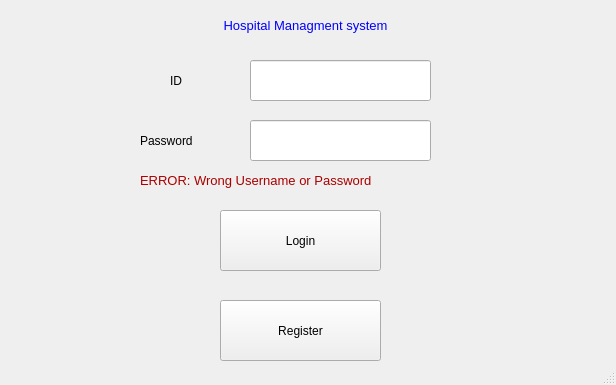
<?xml version="1.0" encoding="UTF-8"?>
<ui version="4.0">
 <class>mainWindow</class>
 <widget class="QMainWindow" name="mainWindow">
  <property name="geometry">
   <rect>
    <x>0</x>
    <y>0</y>
    <width>616</width>
    <height>385</height>
   </rect>
  </property>
  <property name="windowTitle">
   <string>MainWindow</string>
  </property>
  <widget class="QWidget" name="centralwidget">
   <widget class="QLabel" name="id">
    <property name="geometry">
     <rect>
      <x>170</x>
      <y>50</y>
      <width>51</width>
      <height>61</height>
     </rect>
    </property>
    <property name="text">
     <string>ID</string>
    </property>
   </widget>
   <widget class="QLabel" name="passWord">
    <property name="geometry">
     <rect>
      <x>140</x>
      <y>110</y>
      <width>111</width>
      <height>61</height>
     </rect>
    </property>
    <property name="text">
     <string>Password</string>
    </property>
   </widget>
   <widget class="QLabel" name="welcome">
    <property name="geometry">
     <rect>
      <x>70</x>
      <y>10</y>
      <width>471</width>
      <height>31</height>
     </rect>
    </property>
    <property name="styleSheet">
     <string notr="true">QLabel{
background: white
color: blue
}</string>
    </property>
    <property name="text">
     <string>&lt;html&gt;&lt;head/&gt;&lt;body&gt;&lt;p&gt;&lt;span style=&quot; font-size:10pt; color:#0000ff;&quot;&gt;Hospital Managment system&lt;/span&gt;&lt;/p&gt;&lt;/body&gt;&lt;/html&gt;</string>
    </property>
    <property name="alignment">
     <set>Qt::AlignCenter</set>
    </property>
   </widget>
   <widget class="QLineEdit" name="userNameLine">
    <property name="geometry">
     <rect>
      <x>250</x>
      <y>60</y>
      <width>181</width>
      <height>41</height>
     </rect>
    </property>
   </widget>
   <widget class="QLineEdit" name="passWordLine">
    <property name="geometry">
     <rect>
      <x>250</x>
      <y>120</y>
      <width>181</width>
      <height>41</height>
     </rect>
    </property>
   </widget>
   <widget class="QLabel" name="loginError">
    <property name="geometry">
     <rect>
      <x>140</x>
      <y>150</y>
      <width>301</width>
      <height>61</height>
     </rect>
    </property>
    <property name="text">
     <string>&lt;html&gt;&lt;head/&gt;&lt;body&gt;&lt;p&gt;&lt;span style=&quot; font-size:10pt; color:#aa0000;&quot;&gt;ERROR: Wrong Username or Password&lt;/span&gt;&lt;/p&gt;&lt;/body&gt;&lt;/html&gt;</string>
    </property>
   </widget>
   <widget class="QPushButton" name="loginButton">
    <property name="geometry">
     <rect>
      <x>220</x>
      <y>210</y>
      <width>161</width>
      <height>61</height>
     </rect>
    </property>
    <property name="styleSheet">
     <string notr="true">font: 900 9pt &quot;Segoe UI Black&quot;;</string>
    </property>
    <property name="text">
     <string>Login</string>
    </property>
   </widget>
   <widget class="QPushButton" name="registerButton">
    <property name="geometry">
     <rect>
      <x>220</x>
      <y>300</y>
      <width>161</width>
      <height>61</height>
     </rect>
    </property>
    <property name="styleSheet">
     <string notr="true">font: 900 9pt &quot;Segoe UI Black&quot;;</string>
    </property>
    <property name="text">
     <string>Register</string>
    </property>
   </widget>
  </widget>
  <widget class="QStatusBar" name="statusbar"/>
 </widget>
 <resources/>
 <connections/>
</ui>
